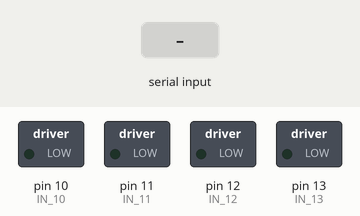
This sketch was run on a simulated Arduino Uno, built with avr-gcc and run on an emulated ATmega328P. Shown: switched loads named in the sketch (green lamp = pin HIGH). Inputs (shaded band) come from the test bench.

Above: at 1.2 s.
1.3 s: "B" received over Serial
At 2.5 s:
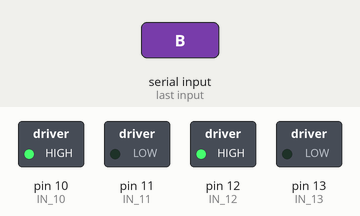
2.8 s: "F" received over Serial
At 3.9 s:
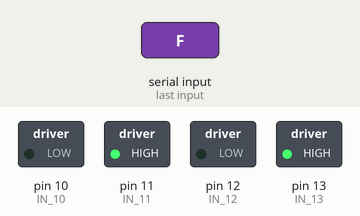
4.3 s: "R" received over Serial
At 5.0 s:
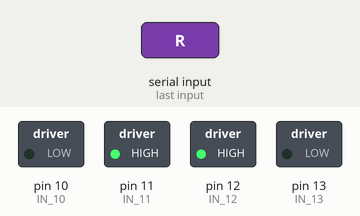
5.8 s: "L" received over Serial
At 6.2 s:
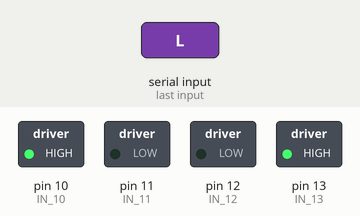
7.3 s: "G" received over Serial
At 8.5 s:
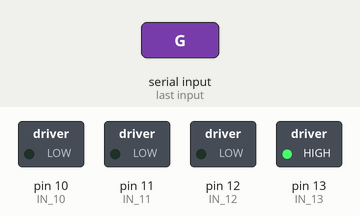
8.8 s: "I" received over Serial
At 9.6 s:
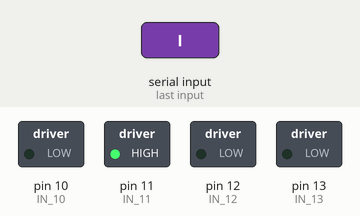
Timing chart, 0 to 11.3 s (numbered marks = the images above; inputs shaded):
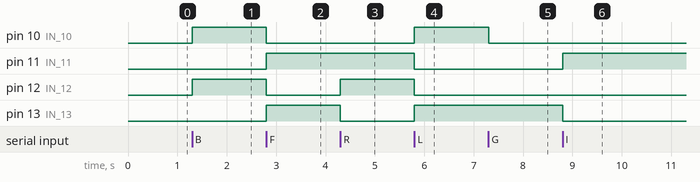

The sketch:

PERFECT_STRIKER.ino
```cpp
//MECANUM WHEELS ROBOT
//ROBOT LK

#define IN_10  10        // L298N #1 in 4 motor Front Right
#define IN_11  11       // L298N #1 in 3 motor Front Right
#define IN_12  12       // L298N #1 in 2 motor Front Left
#define IN_13  13       // L298N #1 in 1 motor Front Left


//ROBOT LK


int command;             //Int to store app command state.
boolean state = 1;


void stopRobot() {
  digitalWrite(IN_10, LOW);
  digitalWrite(IN_11, LOW);

  digitalWrite(IN_12, LOW);
  digitalWrite(IN_13, LOW);

}
void back() {
  digitalWrite(IN_10, HIGH);
  digitalWrite(IN_11, LOW);

  digitalWrite(IN_12, HIGH);
  digitalWrite(IN_13, LOW);

}
void forward () {
  digitalWrite(IN_10, LOW);
  digitalWrite(IN_11, HIGH);

  digitalWrite(IN_12, LOW);
  digitalWrite(IN_13, HIGH);

}
void left() {
  digitalWrite(IN_10, HIGH);
  digitalWrite(IN_11, LOW);

  digitalWrite(IN_12, LOW);
  digitalWrite(IN_13, HIGH);

}
void right() {
  digitalWrite(IN_10, LOW);
  digitalWrite(IN_11, HIGH);

  digitalWrite(IN_12, HIGH);
  digitalWrite(IN_13, LOW);

}
void superleft () {
  digitalWrite(IN_10, HIGH);
  digitalWrite(IN_11, LOW);

  digitalWrite(IN_12, LOW);
  digitalWrite(IN_13, HIGH);

}
void superright () {
  digitalWrite(IN_10, LOW);
  digitalWrite(IN_11, HIGH);

  digitalWrite(IN_12, HIGH);
  digitalWrite(IN_13, LOW);

}
void forwardright () {
  digitalWrite(IN_10, LOW);
  digitalWrite(IN_11, HIGH);

  digitalWrite(IN_12, LOW);
  digitalWrite(IN_13, LOW);
}
void forwardleft () {
  digitalWrite(IN_10, LOW);
  digitalWrite(IN_11, LOW);

  digitalWrite(IN_12, LOW);
  digitalWrite(IN_13, HIGH);
}
void backright () {
  digitalWrite(IN_10, LOW);
  digitalWrite(IN_11, LOW);

  digitalWrite(IN_12, HIGH);
  digitalWrite(IN_13, LOW);
}
void backleft () {
  digitalWrite(IN_10, HIGH);
  digitalWrite(IN_11, LOW);

  digitalWrite(IN_12, LOW);
  digitalWrite(IN_13, LOW);

}
void setup() {
  Serial.begin (9600);

  pinMode(IN_10, OUTPUT);
  pinMode(IN_11, OUTPUT);
  pinMode(IN_12, OUTPUT);
  pinMode(IN_13, OUTPUT);

}
//ROBOT LK

void loop() {
  if (Serial.available()) {
    command = Serial.read();
    if (command == 'X') {
      state = 1;
    } else if (command == 'x') {
      state = 0;
    }
    if (command == 'B') {
      back();
    } else if (command == 'F') {
      forward();
    } else if (command == 'R' && state == 1) {
      superright ();
    } else if (command == 'L' && state == 1) {
      superleft ();
    } else if (command == 'R' && state == 0) {
      right ();
    } else if (command == 'L' && state == 0) {
      left ();
    } else if (command == 'G') {
      forwardleft ();
    } else if (command == 'I') {
      forwardright ();
    } else if (command == 'H') {
      backright ();
    } else if (command == 'J') {
      backleft ();
    }  else {
      stopRobot();
    }
  }
}
//robot lk
```

Measured:
- after the input at 1.3 s, pin 10 (IN_10), pin 12 (IN_12): LOW → HIGH at once
- after the input at 2.8 s, pin 10 (IN_10), pin 12 (IN_12): HIGH → LOW at once; pin 11 (IN_11), pin 13 (IN_13): LOW → HIGH at once
- after the input at 4.3 s, pin 12 (IN_12): LOW → HIGH at once; pin 13 (IN_13): HIGH → LOW at once
- after the input at 5.8 s, pin 10 (IN_10), pin 13 (IN_13): LOW → HIGH at once; pin 11 (IN_11), pin 12 (IN_12): HIGH → LOW at once
- after the input at 7.3 s, pin 10 (IN_10): HIGH → LOW at once
- after the input at 8.8 s, pin 11 (IN_11): LOW → HIGH at once; pin 13 (IN_13): HIGH → LOW at once
